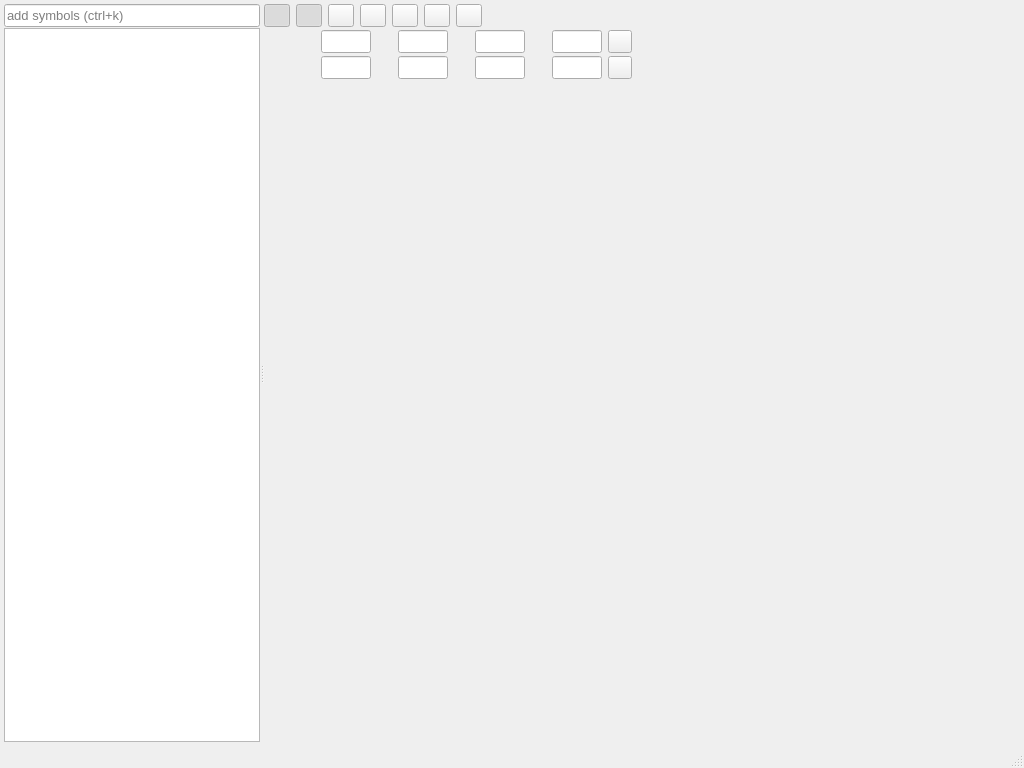
<?xml version="1.0" encoding="UTF-8"?>
<ui version="4.0">
 <class>MainWindowUi</class>
 <widget class="QMainWindow" name="MainWindowUi">
  <property name="geometry">
   <rect>
    <x>0</x>
    <y>0</y>
    <width>1024</width>
    <height>768</height>
   </rect>
  </property>
  <property name="font">
   <font>
    <pointsize>10</pointsize>
   </font>
  </property>
  <property name="windowTitle">
   <string>Open Image Debugger</string>
  </property>
  <property name="styleSheet">
   <string notr="true">QFrame#frame { border: 0; }
QFrame#frame_2 { margin-top: 5px; border: 0; }
QStatusBar::item { border: 0; };</string>
  </property>
  <widget class="QWidget" name="centralwidget">
   <layout class="QHBoxLayout" name="horizontalLayout">
    <property name="leftMargin">
     <number>4</number>
    </property>
    <property name="topMargin">
     <number>4</number>
    </property>
    <property name="rightMargin">
     <number>4</number>
    </property>
    <property name="bottomMargin">
     <number>4</number>
    </property>
    <item>
     <widget class="QSplitter" name="splitter">
      <property name="enabled">
       <bool>true</bool>
      </property>
      <property name="orientation">
       <enum>Qt::Horizontal</enum>
      </property>
      <property name="childrenCollapsible">
       <bool>false</bool>
      </property>
      <widget class="QFrame" name="frame_list">
       <property name="lineWidth">
        <number>0</number>
       </property>
       <layout class="QVBoxLayout" name="verticalLayout" stretch="0,1">
        <property name="spacing">
         <number>1</number>
        </property>
        <property name="leftMargin">
         <number>0</number>
        </property>
        <property name="topMargin">
         <number>0</number>
        </property>
        <property name="rightMargin">
         <number>0</number>
        </property>
        <property name="bottomMargin">
         <number>0</number>
        </property>
        <item>
         <widget class="SymbolSearchInput" name="symbolList">
          <property name="font">
           <font>
            <pointsize>10</pointsize>
           </font>
          </property>
          <property name="statusTip">
           <string/>
          </property>
          <property name="accessibleDescription">
           <string/>
          </property>
          <property name="placeholderText">
           <string>add symbols (ctrl+k)</string>
          </property>
         </widget>
        </item>
        <item>
         <widget class="QListWidget" name="imageList">
          <property name="enabled">
           <bool>true</bool>
          </property>
          <property name="sizePolicy">
           <sizepolicy hsizetype="Expanding" vsizetype="Expanding">
            <horstretch>0</horstretch>
            <verstretch>0</verstretch>
           </sizepolicy>
          </property>
          <property name="minimumSize">
           <size>
            <width>150</width>
            <height>0</height>
           </size>
          </property>
          <property name="font">
           <font>
            <pointsize>10</pointsize>
           </font>
          </property>
          <property name="frameShadow">
           <enum>QFrame::Plain</enum>
          </property>
          <property name="horizontalScrollBarPolicy">
           <enum>Qt::ScrollBarAlwaysOff</enum>
          </property>
          <property name="sizeAdjustPolicy">
           <enum>QAbstractScrollArea::AdjustIgnored</enum>
          </property>
          <property name="dragDropMode">
           <enum>QAbstractItemView::InternalMove</enum>
          </property>
          <property name="iconSize">
           <size>
            <width>67</width>
            <height>50</height>
           </size>
          </property>
          <property name="resizeMode">
           <enum>QListView::Adjust</enum>
          </property>
          <property name="spacing">
           <number>1</number>
          </property>
          <property name="viewMode">
           <enum>QListView::ListMode</enum>
          </property>
         </widget>
        </item>
       </layout>
      </widget>
      <widget class="QFrame" name="frame_image">
       <property name="sizePolicy">
        <sizepolicy hsizetype="Preferred" vsizetype="Preferred">
         <horstretch>1</horstretch>
         <verstretch>0</verstretch>
        </sizepolicy>
       </property>
       <property name="lineWidth">
        <number>0</number>
       </property>
       <layout class="QVBoxLayout" name="verticalLayout_2" stretch="0,0,1">
        <property name="spacing">
         <number>3</number>
        </property>
        <property name="leftMargin">
         <number>0</number>
        </property>
        <property name="topMargin">
         <number>0</number>
        </property>
        <property name="rightMargin">
         <number>0</number>
        </property>
        <property name="bottomMargin">
         <number>0</number>
        </property>
        <item>
         <layout class="QHBoxLayout" name="horizontalLayout_container_toolbar" stretch="0,1">
          <item>
           <widget class="QWidget" name="toolbar" native="true">
            <layout class="QGridLayout" name="gridLayout_toolbar">
             <property name="leftMargin">
              <number>0</number>
             </property>
             <property name="topMargin">
              <number>0</number>
             </property>
             <property name="rightMargin">
              <number>0</number>
             </property>
             <property name="bottomMargin">
              <number>0</number>
             </property>
             <property name="verticalSpacing">
              <number>3</number>
             </property>
             <item row="0" column="0">
              <widget class="QToolButton" name="acEdit">
               <property name="sizePolicy">
                <sizepolicy hsizetype="Expanding" vsizetype="Expanding">
                 <horstretch>0</horstretch>
                 <verstretch>0</verstretch>
                </sizepolicy>
               </property>
               <property name="minimumSize">
                <size>
                 <width>26</width>
                 <height>0</height>
                </size>
               </property>
               <property name="maximumSize">
                <size>
                 <width>26</width>
                 <height>16777215</height>
                </size>
               </property>
               <property name="toolTip">
                <string>Toggle min and max intensity editor</string>
               </property>
               <property name="checkable">
                <bool>true</bool>
               </property>
               <property name="checked">
                <bool>true</bool>
               </property>
              </widget>
             </item>
             <item row="0" column="1">
              <widget class="QToolButton" name="acToggle">
               <property name="sizePolicy">
                <sizepolicy hsizetype="Expanding" vsizetype="Expanding">
                 <horstretch>0</horstretch>
                 <verstretch>0</verstretch>
                </sizepolicy>
               </property>
               <property name="minimumSize">
                <size>
                 <width>26</width>
                 <height>0</height>
                </size>
               </property>
               <property name="maximumSize">
                <size>
                 <width>26</width>
                 <height>16777215</height>
                </size>
               </property>
               <property name="toolTip">
                <string>Toggle Auto Contrast</string>
               </property>
               <property name="checkable">
                <bool>true</bool>
               </property>
               <property name="checked">
                <bool>true</bool>
               </property>
              </widget>
             </item>
             <item row="0" column="2">
              <widget class="QToolButton" name="reposition_buffer">
               <property name="sizePolicy">
                <sizepolicy hsizetype="Expanding" vsizetype="Expanding">
                 <horstretch>0</horstretch>
                 <verstretch>0</verstretch>
                </sizepolicy>
               </property>
               <property name="minimumSize">
                <size>
                 <width>26</width>
                 <height>0</height>
                </size>
               </property>
               <property name="maximumSize">
                <size>
                 <width>26</width>
                 <height>16777215</height>
                </size>
               </property>
               <property name="toolTip">
                <string extracomment="Reposition buffer on center">Reposition buffer to fit window</string>
               </property>
              </widget>
             </item>
             <item row="0" column="3">
              <widget class="QToolButton" name="linkViewsToggle">
               <property name="sizePolicy">
                <sizepolicy hsizetype="Expanding" vsizetype="Expanding">
                 <horstretch>0</horstretch>
                 <verstretch>0</verstretch>
                </sizepolicy>
               </property>
               <property name="minimumSize">
                <size>
                 <width>26</width>
                 <height>0</height>
                </size>
               </property>
               <property name="maximumSize">
                <size>
                 <width>26</width>
                 <height>16777215</height>
                </size>
               </property>
               <property name="toolTip">
                <string>Move all buffers simultaneously</string>
               </property>
               <property name="checkable">
                <bool>true</bool>
               </property>
              </widget>
             </item>
             <item row="0" column="4">
              <widget class="QToolButton" name="rotate_90_ccw">
               <property name="sizePolicy">
                <sizepolicy hsizetype="Expanding" vsizetype="Expanding">
                 <horstretch>0</horstretch>
                 <verstretch>0</verstretch>
                </sizepolicy>
               </property>
               <property name="minimumSize">
                <size>
                 <width>26</width>
                 <height>0</height>
                </size>
               </property>
               <property name="maximumSize">
                <size>
                 <width>26</width>
                 <height>16777215</height>
                </size>
               </property>
               <property name="toolTip">
                <string>Rotate 90° counterclockwise</string>
               </property>
              </widget>
             </item>
             <item row="0" column="5">
              <widget class="QToolButton" name="rotate_90_cw">
               <property name="sizePolicy">
                <sizepolicy hsizetype="Expanding" vsizetype="Expanding">
                 <horstretch>0</horstretch>
                 <verstretch>0</verstretch>
                </sizepolicy>
               </property>
               <property name="minimumSize">
                <size>
                 <width>26</width>
                 <height>0</height>
                </size>
               </property>
               <property name="maximumSize">
                <size>
                 <width>26</width>
                 <height>16777215</height>
                </size>
               </property>
               <property name="toolTip">
                <string>Rotate 90° clockwise</string>
               </property>
              </widget>
             </item>
             <item row="0" column="6">
              <widget class="QToolButton" name="go_to_pixel">
               <property name="sizePolicy">
                <sizepolicy hsizetype="Expanding" vsizetype="Expanding">
                 <horstretch>0</horstretch>
                 <verstretch>0</verstretch>
                </sizepolicy>
               </property>
               <property name="minimumSize">
                <size>
                 <width>26</width>
                 <height>0</height>
                </size>
               </property>
               <property name="maximumSize">
                <size>
                 <width>26</width>
                 <height>16777215</height>
                </size>
               </property>
               <property name="toolTip">
                <string>Go to pixel position</string>
               </property>
               <property name="text">
                <string/>
               </property>
               <property name="checkable">
                <bool>false</bool>
               </property>
              </widget>
             </item>
            </layout>
           </widget>
          </item>
          <item>
           <spacer name="horizontalSpacer_toolbar">
            <property name="orientation">
             <enum>Qt::Horizontal</enum>
            </property>
            <property name="sizeHint" stdset="0">
             <size>
              <width>462</width>
              <height>20</height>
             </size>
            </property>
           </spacer>
          </item>
         </layout>
        </item>
        <item>
         <layout class="QHBoxLayout" name="horizontalLayout_container_minMaxEditor" stretch="0,1">
          <item>
           <widget class="QWidget" name="minMaxEditor" native="true">
            <layout class="QGridLayout" name="gridLayout">
             <property name="leftMargin">
              <number>10</number>
             </property>
             <property name="topMargin">
              <number>0</number>
             </property>
             <property name="rightMargin">
              <number>0</number>
             </property>
             <property name="bottomMargin">
              <number>0</number>
             </property>
             <property name="verticalSpacing">
              <number>3</number>
             </property>
             <item row="0" column="2">
              <layout class="QHBoxLayout" name="horizontalLayout_green_min">
               <property name="spacing">
                <number>1</number>
               </property>
               <item>
                <widget class="QLabel" name="label_green_min">
                 <property name="minimumSize">
                  <size>
                   <width>20</width>
                   <height>0</height>
                  </size>
                 </property>
                 <property name="font">
                  <font>
                   <pointsize>10</pointsize>
                  </font>
                 </property>
                 <property name="toolTip">
                  <string>Minimum value for green (second) channel
Smaller values will be clamped at this level when auto contrast is enabled</string>
                 </property>
                </widget>
               </item>
               <item>
                <widget class="QLineEdit" name="ac_green_min">
                 <property name="minimumSize">
                  <size>
                   <width>30</width>
                   <height>0</height>
                  </size>
                 </property>
                 <property name="maximumSize">
                  <size>
                   <width>50</width>
                   <height>16777215</height>
                  </size>
                 </property>
                 <property name="font">
                  <font>
                   <pointsize>10</pointsize>
                  </font>
                 </property>
                 <property name="toolTip">
                  <string>Minimum value for green (second) channel
Smaller values will be clamped at this level when auto contrast is enabled</string>
                 </property>
                </widget>
               </item>
              </layout>
             </item>
             <item row="1" column="6">
              <layout class="QHBoxLayout" name="horizontalLayout_blue_max">
               <property name="spacing">
                <number>1</number>
               </property>
               <item>
                <widget class="QLabel" name="label_blue_max">
                 <property name="minimumSize">
                  <size>
                   <width>20</width>
                   <height>0</height>
                  </size>
                 </property>
                 <property name="font">
                  <font>
                   <pointsize>10</pointsize>
                  </font>
                 </property>
                 <property name="toolTip">
                  <string>Maximum value for blue (third) channel.
Larger values will be clamped at this level when auto contrast is enabled</string>
                 </property>
                </widget>
               </item>
               <item>
                <widget class="QLineEdit" name="ac_blue_max">
                 <property name="minimumSize">
                  <size>
                   <width>30</width>
                   <height>0</height>
                  </size>
                 </property>
                 <property name="maximumSize">
                  <size>
                   <width>50</width>
                   <height>16777215</height>
                  </size>
                 </property>
                 <property name="font">
                  <font>
                   <pointsize>10</pointsize>
                  </font>
                 </property>
                 <property name="toolTip">
                  <string>Maximum value for blue (third) channel.
Larger values will be clamped at this level when auto contrast is enabled</string>
                 </property>
                </widget>
               </item>
              </layout>
             </item>
             <item row="1" column="1">
              <layout class="QHBoxLayout" name="horizontalLayout_red_max">
               <property name="spacing">
                <number>1</number>
               </property>
               <item>
                <widget class="QLabel" name="label_red_max">
                 <property name="minimumSize">
                  <size>
                   <width>20</width>
                   <height>0</height>
                  </size>
                 </property>
                 <property name="font">
                  <font>
                   <pointsize>10</pointsize>
                  </font>
                 </property>
                 <property name="toolTip">
                  <string>Maximum value for red (first) channel
Larger values will be clamped at this level when auto contrast is enabled</string>
                 </property>
                </widget>
               </item>
               <item>
                <widget class="QLineEdit" name="ac_red_max">
                 <property name="minimumSize">
                  <size>
                   <width>30</width>
                   <height>0</height>
                  </size>
                 </property>
                 <property name="maximumSize">
                  <size>
                   <width>50</width>
                   <height>16777215</height>
                  </size>
                 </property>
                 <property name="font">
                  <font>
                   <pointsize>10</pointsize>
                  </font>
                 </property>
                 <property name="toolTip">
                  <string>Maximum value for red (first) channel
Larger values will be clamped at this level when auto contrast is enabled</string>
                 </property>
                </widget>
               </item>
              </layout>
             </item>
             <item row="0" column="7">
              <layout class="QHBoxLayout" name="horizontalLayout_alpha_min">
               <property name="spacing">
                <number>1</number>
               </property>
               <item>
                <widget class="QLabel" name="label_alpha_min">
                 <property name="minimumSize">
                  <size>
                   <width>20</width>
                   <height>0</height>
                  </size>
                 </property>
                 <property name="font">
                  <font>
                   <pointsize>10</pointsize>
                  </font>
                 </property>
                 <property name="toolTip">
                  <string>Minimum value for alpha (fourth) channel.
Smaller values will be clamped at this level when auto contrast is enabled</string>
                 </property>
                </widget>
               </item>
               <item>
                <widget class="QLineEdit" name="ac_alpha_min">
                 <property name="minimumSize">
                  <size>
                   <width>30</width>
                   <height>0</height>
                  </size>
                 </property>
                 <property name="maximumSize">
                  <size>
                   <width>50</width>
                   <height>16777215</height>
                  </size>
                 </property>
                 <property name="font">
                  <font>
                   <pointsize>10</pointsize>
                  </font>
                 </property>
                 <property name="toolTip">
                  <string>Minimum value for alpha (fourth) channel.
Smaller values will be clamped at this level when auto contrast is enabled</string>
                 </property>
                </widget>
               </item>
              </layout>
             </item>
             <item row="0" column="6">
              <layout class="QHBoxLayout" name="horizontalLayout_blue_min">
               <property name="spacing">
                <number>1</number>
               </property>
               <item>
                <widget class="QLabel" name="label_blue_min">
                 <property name="minimumSize">
                  <size>
                   <width>20</width>
                   <height>0</height>
                  </size>
                 </property>
                 <property name="font">
                  <font>
                   <pointsize>10</pointsize>
                  </font>
                 </property>
                 <property name="toolTip">
                  <string>Minimum value for blue (third) channel
Smaller values will be clamped at this level when auto contrast is enabled</string>
                 </property>
                </widget>
               </item>
               <item>
                <widget class="QLineEdit" name="ac_blue_min">
                 <property name="minimumSize">
                  <size>
                   <width>30</width>
                   <height>0</height>
                  </size>
                 </property>
                 <property name="maximumSize">
                  <size>
                   <width>50</width>
                   <height>16777215</height>
                  </size>
                 </property>
                 <property name="font">
                  <font>
                   <pointsize>10</pointsize>
                  </font>
                 </property>
                 <property name="toolTip">
                  <string>Minimum value for blue (third) channel
Smaller values will be clamped at this level when auto contrast is enabled</string>
                 </property>
                </widget>
               </item>
              </layout>
             </item>
             <item row="0" column="0" rowspan="2">
              <widget class="QLabel" name="label_minmax">
               <property name="minimumSize">
                <size>
                 <width>20</width>
                 <height>20</height>
                </size>
               </property>
               <property name="maximumSize">
                <size>
                 <width>16777215</width>
                 <height>38</height>
                </size>
               </property>
               <property name="font">
                <font>
                 <pointsize>10</pointsize>
                </font>
               </property>
               <property name="toolTip">
                <string>Min and max intensity editor</string>
               </property>
              </widget>
             </item>
             <item row="0" column="1">
              <layout class="QHBoxLayout" name="horizontalLayout_red_min">
               <property name="spacing">
                <number>1</number>
               </property>
               <item>
                <widget class="QLabel" name="label_red_min">
                 <property name="minimumSize">
                  <size>
                   <width>20</width>
                   <height>0</height>
                  </size>
                 </property>
                 <property name="font">
                  <font>
                   <pointsize>10</pointsize>
                  </font>
                 </property>
                 <property name="toolTip">
                  <string>Minimum value for red (first) channel
Smaller values will be clamped at this level when auto contrast is enabled</string>
                 </property>
                </widget>
               </item>
               <item>
                <widget class="QLineEdit" name="ac_red_min">
                 <property name="minimumSize">
                  <size>
                   <width>30</width>
                   <height>0</height>
                  </size>
                 </property>
                 <property name="maximumSize">
                  <size>
                   <width>50</width>
                   <height>16777215</height>
                  </size>
                 </property>
                 <property name="font">
                  <font>
                   <pointsize>10</pointsize>
                  </font>
                 </property>
                 <property name="toolTip">
                  <string>Minimum value for red (first) channel
Smaller values will be clamped at this level when auto contrast is enabled</string>
                 </property>
                </widget>
               </item>
              </layout>
             </item>
             <item row="1" column="2">
              <layout class="QHBoxLayout" name="horizontalLayout_green_max">
               <property name="spacing">
                <number>1</number>
               </property>
               <item>
                <widget class="QLabel" name="label_green_max">
                 <property name="minimumSize">
                  <size>
                   <width>20</width>
                   <height>0</height>
                  </size>
                 </property>
                 <property name="font">
                  <font>
                   <pointsize>10</pointsize>
                  </font>
                 </property>
                 <property name="toolTip">
                  <string>Maximum value for green (second) channel
Larger values will be clamped at this level when auto contrast is enabled</string>
                 </property>
                </widget>
               </item>
               <item>
                <widget class="QLineEdit" name="ac_green_max">
                 <property name="minimumSize">
                  <size>
                   <width>30</width>
                   <height>0</height>
                  </size>
                 </property>
                 <property name="maximumSize">
                  <size>
                   <width>50</width>
                   <height>16777215</height>
                  </size>
                 </property>
                 <property name="font">
                  <font>
                   <pointsize>10</pointsize>
                  </font>
                 </property>
                 <property name="toolTip">
                  <string>Maximum value for green (second) channel
Larger values will be clamped at this level when auto contrast is enabled</string>
                 </property>
                </widget>
               </item>
              </layout>
             </item>
             <item row="1" column="11">
              <widget class="QToolButton" name="ac_reset_max">
               <property name="sizePolicy">
                <sizepolicy hsizetype="Expanding" vsizetype="Expanding">
                 <horstretch>0</horstretch>
                 <verstretch>0</verstretch>
                </sizepolicy>
               </property>
               <property name="font">
                <font>
                 <pointsize>10</pointsize>
                </font>
               </property>
               <property name="toolTip">
                <string>Reset maximum auto contrast levels to the largest values found in the buffer</string>
               </property>
              </widget>
             </item>
             <item row="0" column="11">
              <widget class="QToolButton" name="ac_reset_min">
               <property name="sizePolicy">
                <sizepolicy hsizetype="Expanding" vsizetype="Expanding">
                 <horstretch>0</horstretch>
                 <verstretch>0</verstretch>
                </sizepolicy>
               </property>
               <property name="font">
                <font>
                 <pointsize>10</pointsize>
                </font>
               </property>
               <property name="toolTip">
                <string>Reset minimum auto contrast levels to the lowest values found in the buffer</string>
               </property>
              </widget>
             </item>
             <item row="1" column="7">
              <layout class="QHBoxLayout" name="horizontalLayout_alpha_max">
               <property name="spacing">
                <number>1</number>
               </property>
               <item>
                <widget class="QLabel" name="label_alpha_max">
                 <property name="minimumSize">
                  <size>
                   <width>20</width>
                   <height>0</height>
                  </size>
                 </property>
                 <property name="font">
                  <font>
                   <pointsize>10</pointsize>
                  </font>
                 </property>
                 <property name="toolTip">
                  <string>Maximum value for alpha (fourth) channel
Larger values will be clamped at this level when auto contrast is enabled</string>
                 </property>
                </widget>
               </item>
               <item>
                <widget class="QLineEdit" name="ac_alpha_max">
                 <property name="minimumSize">
                  <size>
                   <width>30</width>
                   <height>0</height>
                  </size>
                 </property>
                 <property name="maximumSize">
                  <size>
                   <width>50</width>
                   <height>16777215</height>
                  </size>
                 </property>
                 <property name="font">
                  <font>
                   <pointsize>10</pointsize>
                  </font>
                 </property>
                 <property name="toolTip">
                  <string>Maximum value for alpha (fourth) channel
Larger values will be clamped at this level when auto contrast is enabled</string>
                 </property>
                </widget>
               </item>
              </layout>
             </item>
            </layout>
           </widget>
          </item>
          <item>
           <spacer name="horizontalSpace_minmax">
            <property name="orientation">
             <enum>Qt::Horizontal</enum>
            </property>
            <property name="sizeHint" stdset="0">
             <size>
              <width>0</width>
              <height>0</height>
             </size>
            </property>
           </spacer>
          </item>
         </layout>
        </item>
        <item>
         <widget class="GLCanvas" name="bufferPreview" native="true">
          <property name="minimumSize">
           <size>
            <width>200</width>
            <height>200</height>
           </size>
          </property>
          <property name="mouseTracking">
           <bool>true</bool>
          </property>
         </widget>
        </item>
       </layout>
      </widget>
     </widget>
    </item>
   </layout>
  </widget>
  <widget class="QMenuBar" name="menubar">
   <property name="geometry">
    <rect>
     <x>0</x>
     <y>0</y>
     <width>1024</width>
     <height>24</height>
    </rect>
   </property>
   <property name="font">
    <font>
     <pointsize>10</pointsize>
    </font>
   </property>
  </widget>
  <widget class="QStatusBar" name="statusbar">
   <property name="font">
    <font>
     <pointsize>10</pointsize>
    </font>
   </property>
  </widget>
 </widget>
 <customwidgets>
  <customwidget>
   <class>GLCanvas</class>
   <extends>QWidget</extends>
   <header location="global">ui/gl_canvas.h</header>
   <container>1</container>
  </customwidget>
  <customwidget>
   <class>SymbolSearchInput</class>
   <extends>QLineEdit</extends>
   <header>ui/symbol_search_input.h</header>
  </customwidget>
 </customwidgets>
 <tabstops>
  <tabstop>acEdit</tabstop>
  <tabstop>acToggle</tabstop>
  <tabstop>reposition_buffer</tabstop>
  <tabstop>linkViewsToggle</tabstop>
  <tabstop>rotate_90_ccw</tabstop>
  <tabstop>rotate_90_cw</tabstop>
  <tabstop>go_to_pixel</tabstop>
  <tabstop>ac_reset_min</tabstop>
  <tabstop>ac_reset_max</tabstop>
 </tabstops>
 <resources/>
 <connections>
  <connection>
   <sender>acEdit</sender>
   <signal>toggled(bool)</signal>
   <receiver>minMaxEditor</receiver>
   <slot>setVisible(bool)</slot>
   <hints>
    <hint type="sourcelabel">
     <x>332</x>
     <y>43</y>
    </hint>
    <hint type="destinationlabel">
     <x>991</x>
     <y>91</y>
    </hint>
   </hints>
  </connection>
 </connections>
 <slots>
  <slot>slot1()</slot>
 </slots>
</ui>
